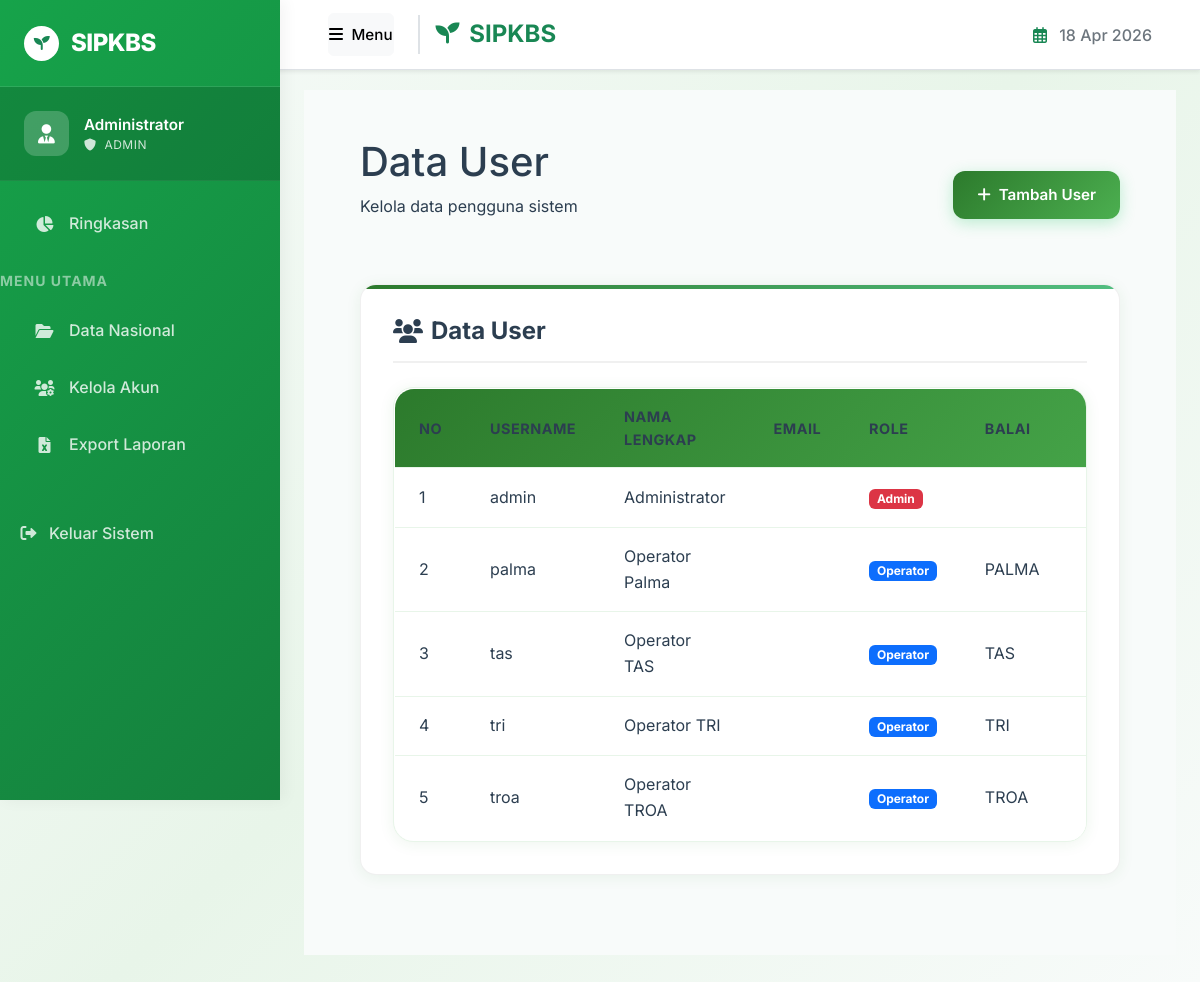
The page /admin/data_user.php (signed in) on the database its author committed.
### tables this page shows
CREATE TABLE `users` (
  `id_user` int(11) NOT NULL,
  `nama` varchar(100) NOT NULL,
  `username` varchar(50) NOT NULL,
  `password` varchar(255) NOT NULL,
  `role` enum('admin','operator') NOT NULL,
  `balai_id` int(11) DEFAULT NULL,
  `created_at` timestamp NOT NULL DEFAULT current_timestamp()
);

CREATE TABLE `balai` (
  `id_balai` int(11) NOT NULL,
  `nama_balai` varchar(50) NOT NULL
);

### admin/data_user.php (the view, shortened to what this page needs)
<?php
require_once '../config/database.php';
$current_page = 'data_user';
$css_path = '../assets/css/modern-ui.css';
require_once '../templates/header.php';
require_once '../templates/sidebar.php';
?>
<main class="main-content">
    <div class="container-modern">
        <div class="header-section">
            <div class="d-flex justify-content-between align-items-center">
                <div>
                    <h1 class="page-title">Data User</h1>
                    <p class="page-subtitle">Kelola data pengguna sistem</p>
                </div>
                <div class="header-actions">
                    <a href="tambah_user.php" class="btn-modern btn-primary-modern">
                        <i class="fas fa-plus me-2"></i>
                        Tambah User
                    </a>
                </div>
            </div>
        </div>
        <div class="card-modern">
            <h3 class="card-title">
                <i class="fas fa-users me-2"></i>
                Data User
            </h3>
            <div class="table-container-modern">
                <table class="table-modern table-striped table-hover">
                    <thead>
                        <tr>
                            <th>No</th>
                            <th>Username</th>
                            <th>Nama Lengkap</th>
                            <th>Email</th>
                            <th>Role</th>
                            <th>Balai</th>
                            <th>Status</th>
                        </tr>
                    </thead>
                    <tbody>
                        <?php
                        $query = "SELECT u.*, b.nama_balai
                                 FROM users u
                                 LEFT JOIN balai b ON u.balai_id = b.id_balai
                                 ORDER BY u.username";
                        $result = mysqli_query($conn, $query);
                        $no = 1;
                        if(mysqli_num_rows($result) > 0) {
                            while($row = mysqli_fetch_assoc($result)) {
                                echo '<tr>';
                                echo '<td>' . $no . '</td>';
                                echo '<td>' . htmlspecialchars($row['username']) . '</td>';
                                echo '<td>' . htmlspecialchars($row['nama']) . '</td>';
                                echo '<td>' . htmlspecialchars($row['email']) . '</td>';
                                echo '<td><span class="badge bg-' . ($row['role'] == 'admin' ? 'danger' : 'primary') . '">' . ucfirst($row['role']) . '</span></td>';
                                echo '<td>' . htmlspecialchars($row['nama_balai']) . '</td>';
                                echo '<td><span class="badge bg-' . ($row['is_active'] ? 'success' : 'secondary') . '">' . ($row['is_active'] ? 'Aktif' : 'Tidak Aktif') . '</span></td>';
                                echo '</tr>';
                                $no++;
                            }
                        } else {
                            echo '<tr><td colspan="7" class="text-center">Belum ada data user</td></tr>';
                        }
                        ?>
                    </tbody>
                </table>
            </div>
        </div>
    </div>
</main>
<?php require_once '../templates/footer.php'; ?>

### templates/header.php (shortened to what this page needs)
<!DOCTYPE html>
<html lang="id">
<head>
    <link href="https://cdn.jsdelivr.net/npm/bootstrap@5.3.0/dist/css/bootstrap.min.css" rel="stylesheet">
    <link href="https://cdnjs.cloudflare.com/ajax/libs/font-awesome/6.0.0/css/all.min.css" rel="stylesheet">
    <link href="<?php echo isset($css_path) ? $css_path : '../assets/css/modern-ui.css'; ?>" rel="stylesheet">
</head>
<body>
<?php if(isset($_SESSION['user_id'])): ?>
<header class="top-header fixed-top bg-white border-bottom shadow-sm d-flex align-items-center justify-content-between">
    <div class="d-flex align-items-center gap-3">
        <button class="btn btn-light text-black py-2 px-3" id="toggleBtn">
            <i class="fas fa-bars"></i>
            <span class="d-none d-sm-inline ms-1 fw-medium" style="font-size: 0.95rem;">Menu</span>
        </button>
        <a class="text-decoration-none fw-bolder fs-4 text-success ms-2 border-start ps-3 border-2" href="#home">
            <i class="fas fa-seedling me-1"></i> SIPKBS
        </a>
    </div>
    <div class="d-flex align-items-center">
        <span class="badge text-secondary px-3 py-2 fs-6 fw-medium ">
            <i class="far fa-calendar-alt me-2 text-success"></i> <?php echo date('d M Y'); ?>
        </span>
    </div>
</header>
<?php endif; ?>

### templates/sidebar.php (shortened to what this page needs)
<?php if(isset($_SESSION['user_id'])): ?>
<aside class="sidebar" id="appSidebar">
    <div class="sidebar-brand">
        <div class="bg-white text-success rounded-circle d-flex align-items-center justify-content-center" style="width: 35px; height: 35px;">
            <i class="fas fa-seedling fs-6"></i>
        </div>
        SIPKBS
    </div>
    <div class="sidebar-user-profile">
        <div class="sidebar-user-avatar">
            <i class="fas fa-user-tie"></i>
        </div>
        <div class="sidebar-user-info">
            <div class="sidebar-user-name text-truncate" style="max-width: 170px;">
                <?php echo isset($_SESSION['nama']) ? htmlspecialchars($_SESSION['nama']) : 'Administrator'; ?>
            </div>
            <div class="sidebar-user-role">
                <i class="fas fa-shield-alt me-1"></i>
                <?php echo isset($_SESSION['role']) ? htmlspecialchars($_SESSION['role']) : 'Admin'; ?>
            </div>
        </div>
    </div>
    <ul class="sidebar-menu">
        <li>
            <a href="../dashboard/dashboard.php" class="<?php echo ($current_page == 'dashboard') ? 'active' : ''; ?>">
                <i class="fas fa-chart-pie text-center" style="width: 25px;"></i> Ringkasan
            </a>
        </li>
        <li class="px-3 pt-3 pb-2 text-white opacity-50 small fw-bold" style="letter-spacing: 1px;">MENU UTAMA</li>
        <?php if($_SESSION['role'] == 'operator'): ?>
            <li>
                <a href="../laporan/tambah_laporan.php" class="<?php echo ($current_page == 'tambah_laporan') ? 'active' : ''; ?>">
                    <i class="fas fa-plus-circle text-center" style="width: 25px;"></i> Input Laporan
                </a>
            </li>
            <li>
                <a href="../laporan/riwayat_laporan.php" class="<?php echo ($current_page == 'riwayat_laporan') ? 'active' : ''; ?>">
                    <i class="fas fa-history text-center" style="width: 25px;"></i> Riwayat Data
                </a>
            </li>
        <?php else: ?>
            <li>
                <a href="../admin/semua_laporan.php" class="<?php echo ($current_page == 'semua_laporan') ? 'active' : ''; ?>">
                    <i class="fas fa-folder-open text-center" style="width: 25px;"></i> Data Nasional
                </a>
            </li>
            <li>
                <a href="../admin/manajemen_user.php" class="<?php echo ($current_page == 'manajemen_user') ? 'active' : ''; ?>">
                    <i class="fas fa-users-cog text-center" style="width: 25px;"></i> Kelola Akun
                </a>
            </li>
            <li>
                <a href="../admin/export.php" class="<?php echo ($current_page == 'export') ? 'active' : ''; ?>">
                    <i class="fas fa-file-excel text-center" style="width: 25px;"></i> Export Laporan
                </a>
            </li>
        <?php endif; ?>
        <li class="px-3 pt-4 pb-4">
            <a href="#" class="text-white mt-2 d-flex align-items-center gap-2" data-bs-toggle="modal" data-bs-target="#logoutModal" style="opacity: 0.8; transition: 0.3s;">
                <i class="fas fa-sign-out-alt text-center" style="width: 25px;"></i> Keluar Sistem
            </a>
        </li>
    </ul>
</aside>
<div class="main-wrapper" id="mainWrapper">
<?php endif; ?>

### templates/footer.php (shortened to what this page needs)
<?php if(!isset($no_layout) || !$no_layout): ?>
            </div>
<?php endif; ?>
</body>
</html>

### templates/header.php (style rules this page uses)
body { font-family: 'Inter', sans-serif; background-color: #f8f9fc; overflow-x: hidden; }
.sidebar { position: fixed; top: 0; left: 0; width: 280px; height: 100vh; background: linear-gradient(135deg, #16a34a, #15803d); box-shadow: 4px 0 15px rgba(0, 0, 0, 0.05); z-index: 1040; transition: transform 0.3s cubic-bezier(0.4, 0, 0.2, 1); transform: translateX(-100%); display: flex; flex-direction: column; }
body.sidebar-open .sidebar { transform: translateX(0); }
.sidebar-brand { padding: 1.5rem; display: flex; align-items: center; gap: 12px; color: #ffffff; font-size: 1.5rem; font-weight: 800; letter-spacing: -0.5px; border-bottom: 1px solid rgba(255,255,255,0.1); }
.sidebar-user-profile { padding: 1.5rem; display: flex; align-items: center; gap: 15px; background: rgba(0,0,0,0.15); border-bottom: 1px solid rgba(255,255,255,0.05); }
.sidebar-user-avatar { width: 45px; height: 45px; border-radius: 12px; background: rgba(255,255,255,0.2); color: white; display: flex; align-items: center; justify-content: center; font-size: 1.2rem; }
.sidebar-user-info { color: white; line-height: 1.2; }
.sidebar-user-name { font-weight: 600; font-size: 0.95rem; }
.sidebar-user-role { font-size: 0.75rem; opacity: 0.8; text-transform: uppercase; letter-spacing: 0.5px; margin-top: 4px; }
.sidebar-menu { flex-grow: 1; padding: 1rem 0; overflow-y: auto; list-style: none; margin: 0; padding-left: 0; }
.sidebar-menu li { padding: 0 1rem; margin-bottom: 0.25rem; }
.sidebar-menu a { display: flex; align-items: center; gap: 12px; padding: 0.85rem 1rem; color: rgba(255, 255, 255, 0.8); text-decoration: none; border-radius: 10px; font-weight: 500; transition: all 0.2s ease; }
.top-header { position: fixed; top: 0; left: 0; width: 100%; height: 70px; background-color: #ffffff; border-bottom: 1px solid rgba(0,0,0,0.05); display: flex; align-items: center; justify-content: space-between; z-index: 1030; transition: padding-left 0.3s cubic-bezier(0.4, 0, 0.2, 1); padding-left: 1.5rem; padding-right: 1.5rem; }
.main-wrapper { padding-top: 90px; padding-left: 1.5rem; padding-right: 1.5rem; padding-bottom: 2rem; transition: margin-left 0.3s cubic-bezier(0.4, 0, 0.2, 1); min-height: 100vh; }
@media (min-width: 992px) { .top-header { padding-left: 3rem; padding-right: 3rem; } }
@media (min-width: 992px) { body.sidebar-open .top-header { padding-left: calc(280px + 3rem) !important; } }
@media (min-width: 992px) { body.sidebar-open .main-wrapper { margin-left: 280px; } }

### rows shown on the page
users: username "admin", nama "Administrator", role "Admin"
users: username "palma", nama "Operator Palma", role "Operator", balai.nama_balai "PALMA"
users: username "tas", nama "Operator TAS", role "Operator", balai.nama_balai "TAS"
users: username "tri", nama "Operator TRI", role "Operator", balai.nama_balai "TRI"
users: username "troa", nama "Operator TROA", role "Operator", balai.nama_balai "TROA"

### other values the page prints
$_SESSION['nama'] "Administrator"
$_SESSION['role'] "ADMIN"
